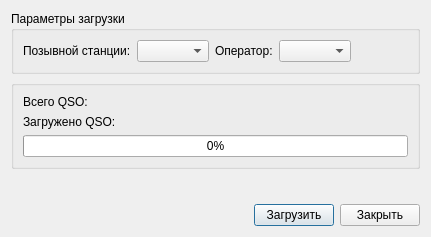
<?xml version="1.0" encoding="UTF-8"?>
<ui version="4.0">
 <class>UploadingLogs</class>
 <widget class="QDialog" name="UploadingLogs">
  <property name="geometry">
   <rect>
    <x>0</x>
    <y>0</y>
    <width>431</width>
    <height>237</height>
   </rect>
  </property>
  <property name="windowTitle">
   <string>Подтверждение QSO</string>
  </property>
  <layout class="QGridLayout" name="gridLayout">
   <item row="6" column="0">
    <layout class="QHBoxLayout" name="horizontalLayout_3">
     <item>
      <spacer name="horizontalSpacer">
       <property name="orientation">
        <enum>Qt::Horizontal</enum>
       </property>
       <property name="sizeHint" stdset="0">
        <size>
         <width>40</width>
         <height>20</height>
        </size>
       </property>
      </spacer>
     </item>
     <item>
      <widget class="QPushButton" name="UploadButton">
       <property name="text">
        <string>Загрузить</string>
       </property>
      </widget>
     </item>
     <item>
      <widget class="QPushButton" name="CloseCloseButton">
       <property name="text">
        <string>Закрыть</string>
       </property>
      </widget>
     </item>
    </layout>
   </item>
   <item row="0" column="0" rowspan="3">
    <widget class="QGroupBox" name="groupBox">
     <property name="title">
      <string>Параметры загрузки</string>
     </property>
     <layout class="QGridLayout" name="gridLayout_3">
      <item row="0" column="0">
       <layout class="QHBoxLayout" name="horizontalLayout">
        <item>
         <widget class="QLabel" name="label_2">
          <property name="text">
           <string>Позывной станции:</string>
          </property>
         </widget>
        </item>
        <item>
         <widget class="QComboBox" name="CallSignComboBox"/>
        </item>
        <item>
         <widget class="QLabel" name="label">
          <property name="text">
           <string>Оператор:</string>
          </property>
         </widget>
        </item>
        <item>
         <widget class="QComboBox" name="OperatorComboBox"/>
        </item>
        <item>
         <spacer name="horizontalSpacer_2">
          <property name="orientation">
           <enum>Qt::Horizontal</enum>
          </property>
          <property name="sizeHint" stdset="0">
           <size>
            <width>40</width>
            <height>20</height>
           </size>
          </property>
         </spacer>
        </item>
       </layout>
      </item>
      <item row="1" column="0">
       <layout class="QHBoxLayout" name="horizontalLayout_2"/>
      </item>
     </layout>
    </widget>
   </item>
   <item row="4" column="0">
    <widget class="QGroupBox" name="groupBox_2">
     <property name="title">
      <string/>
     </property>
     <layout class="QGridLayout" name="gridLayout_2">
      <item row="0" column="0">
       <layout class="QVBoxLayout" name="verticalLayout">
        <item>
         <widget class="QLabel" name="QSOCountLabel">
          <property name="minimumSize">
           <size>
            <width>30</width>
            <height>0</height>
           </size>
          </property>
          <property name="text">
           <string>Всего QSO:</string>
          </property>
         </widget>
        </item>
        <item>
         <widget class="QLabel" name="CurrentQSOCountLabel">
          <property name="text">
           <string>Загружено QSO:</string>
          </property>
         </widget>
        </item>
        <item>
         <widget class="QProgressBar" name="UploadProgressBar">
          <property name="value">
           <number>0</number>
          </property>
         </widget>
        </item>
       </layout>
      </item>
     </layout>
    </widget>
   </item>
   <item row="5" column="0">
    <spacer name="verticalSpacer">
     <property name="orientation">
      <enum>Qt::Vertical</enum>
     </property>
     <property name="sizeHint" stdset="0">
      <size>
       <width>20</width>
       <height>40</height>
      </size>
     </property>
    </spacer>
   </item>
  </layout>
 </widget>
 <tabstops>
  <tabstop>CallSignComboBox</tabstop>
  <tabstop>OperatorComboBox</tabstop>
  <tabstop>UploadButton</tabstop>
  <tabstop>CloseCloseButton</tabstop>
 </tabstops>
 <resources/>
 <connections/>
</ui>
